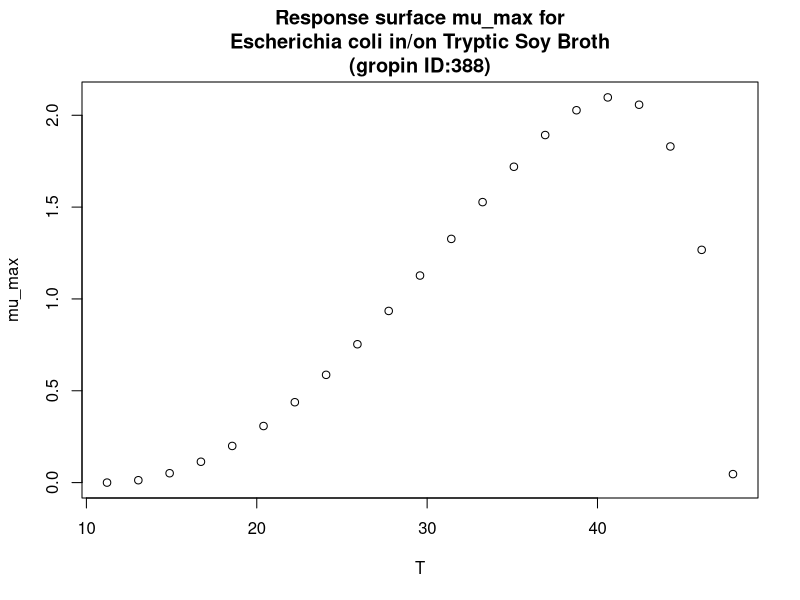

Reproduce this figure in R.
#############################
# start of Parameter script
#############################
T <- seq(11.2112,47.952047952048,length.out=21)
#############################
# end of Parameter script
#############################
############################# 
# start of Model script Gropin ID 388 
#############################
 
# constant coefficients for this model
 
variables <- data.frame(T)
argumentsPar <- expand.grid(variables)
 
# heart of the model
response_surface <- function(T) {
   mumax <-(2.1*(T-48)*((T-11.2)^2))/((41-11.2)*((41-11.2)*(T-41)-(41-48)*(41+11.2-2*T)))

return(mumax=mumax)
} 

# output parameters
mumax <- cbind(argumentsPar,response_surface(argumentsPar['T']))
colnames(mumax) <- c(colnames(argumentsPar),'mumax')
#############################
# End of Model script
#############################
############################# 
# start of Visualisation script Gropin ID 388 
#############################
plot(T,mumax$mumax,
                          xlab='T',
                          ylab='mu_max',main='Response surface mu_max for
Escherichia coli in/on Tryptic Soy Broth
(gropin ID:388)')
#############################
# End of Visualisation script
#############################
